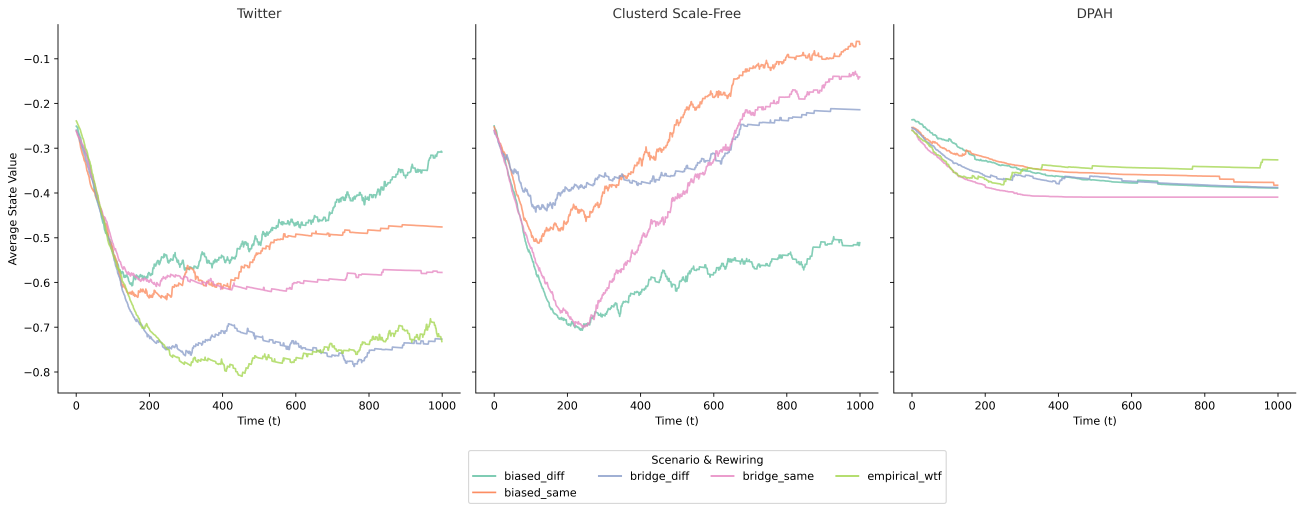
#> input picture Analysis/all_scenarios_compared.png, 6519 x 2557 px (shown at 1/5 size); its folder holds only this picture in this run
$ python -i plots_trajec_sweep_heatmap.py   (imports and definitions only)
#> lines starting #> are read from the running program, lines starting #| are printed output that depends on the picture

"""
Enhanced visualization script for convergence rate data from a single unified file.
Creates a comprehensive grid display of all scenarios across all topologies.
"""

import os
import pandas as pd
import numpy as np
import matplotlib.pyplot as plt
import seaborn as sns
import pickle
import sys
import gc
from pathlib import Path
from matplotlib.colors import LogNorm, Normalize
import matplotlib.ticker as ticker
from matplotlib.gridspec import GridSpec
from datetime import date

# debug helper

# [12 lines left out: function print_debug_info, not called in this run]


# ====================== CONFIGURATION ======================
# Input directory with processed data
INPUT_DIR = "../../Output/ProcessedRates"

USE_MEAN = False

# Output directory for plots
OUTPUT_DIR = "../../Figs/ConvergenceRates"

# Plot settings - ADJUSTED FOR JOURNAL SPECIFICATIONS
BASE_FONT_SIZE = 8  # Reduced from 14 to fit journal specifications
RANDOM_SEED = 42

cm = 1/2.54

# Define font sizes for different elements
TITLE_FONT_SIZE = BASE_FONT_SIZE - 1  # Reduced scenario label size
AXIS_LABEL_FONT_SIZE = BASE_FONT_SIZE - 2
TICK_FONT_SIZE = BASE_FONT_SIZE - 4
LEGEND_FONT_SIZE = BASE_FONT_SIZE - 3  # Reduced colorbar label size
ANNOTATION_FONT_SIZE = BASE_FONT_SIZE - 2

# Scenario names and colors mapping
FRIENDLY_COLORS = {
    'static': '#EE7733',
    'random': '#0077BB',
    'l-sim': '#33BBEE',     # Updated from 'local (similar)'
    'l-opp': '#009988',     # Updated from 'local (opposite)'
    'b-sim': '#CC3311',     # Updated from 'bridge (similar)'
    'b-opp': '#EE3377',     # Updated from 'bridge (opposite)'
    'wtf': '#BBBBBB',
    'node2vec': '#44BB99'
}

FRIENDLY_NAMES = {
    'none_none': 'static',
    'random_none': 'random',
    'biased_same': 'L-sim',  # "Local-similar" shortened to "L-sim"
    'biased_diff': 'L-opp',  # "Local-opposite" shortened to "L-opp"
    'bridge_same': 'B-sim',  # "Bridge-similar" shortened to "B-sim"
    'bridge_diff': 'B-opp',  # "Bridge-opposite" shortened to "B-opp"
    'wtf_none': 'wtf',
    'node2vec_none': 'node2vec'
}


# Line styling (following common publication standards)
ZERO_LINE_STYLE = {
    'linestyle': 'solid',      # Solid line for reference/baseline
    'color': 'black',
    'linewidth': 0.7,
    'alpha': 0.8,
    'zorder': 5            # Above heatmap
}

TRAJECTORY_LINE_STYLE = {
    'linestyle': '--',      # Dotted line for data trajectory
    'color': 'r',          # Red
    'linewidth': 0.8,
    'zorder': 10           # Above zero line
}
# Excluded scenarios (static in this case)
EXCLUDED_SCENARIOS = ['none_none', 'static', 'none']

# ====================== FUNCTIONS ======================

# [125 lines left out: functions setup_plotting, get_clean_yticks, get_friendly_name, find_all_files, load_unified_results, extract_rewiring_modes, not called in this run]

def create_master_heatmap_grid(data):
    """
    Create a comprehensive grid of heatmaps showing all scenarios across all topologies.

    Parameters:
    data - Complete data dictionary from the unified file
    """
    all_results = data['all_results']
    param_name = data.get('param_name', 'Unknown Parameter')

    # Get all unique topologies and scenarios
    all_topologies = list(all_results.keys())

    # Define the preferred topology order (to keep directed and undirected together)
    preferred_order = ["DPAH", "Twitter", "cl", "FB"]
    all_topologies = sorted(all_topologies, key=lambda t: preferred_order.index(t) if t in preferred_order else 999)

    # Create a set of all scenarios across all topologies
    all_scenarios = set()
    for topology, results in all_results.items():
        all_scenarios.update(results.keys())

    # Extract rewiring modes for friendly names
    rewiring_modes = extract_rewiring_modes(all_results)

    # Handle excluded scenarios
    filtered_scenarios = []
    for s in sorted(all_scenarios):
        should_exclude = False
        if s in EXCLUDED_SCENARIOS:
            should_exclude = True
        # Also check if the friendly name maps to an excluded scenario
        friendly_name = get_friendly_name(s, rewiring_modes.get(s, 'none'))
        if friendly_name in EXCLUDED_SCENARIOS or friendly_name.lower() == 'static':
            should_exclude = True

        if not should_exclude:
            filtered_scenarios.append(s)

    all_scenarios = filtered_scenarios
    print(f"After filtering excluded scenarios: {all_scenarios}")

    # Display what we found
    print(f"Found {len(all_topologies)} topologies and {len(all_scenarios)} scenarios")
    print(f"Topologies: {all_topologies}")
    print(f"Scenarios: {[get_friendly_name(s, rewiring_modes.get(s, 'none')) for s in all_scenarios]}")

    # Determine grid layout: topologies as rows, scenarios as columns
    n_rows = len(all_topologies)
    n_cols = len(all_scenarios)

    # Create figure with tighter layout
    plt.figure(figsize=(17.8*cm, 10*cm))
    gs = GridSpec(n_rows, n_cols, figure=plt.gcf(), wspace=0.15, hspace=0.15)  # Reduced spacing

    # Find global min/max rates for consistent scale across all plots
    all_rates = []
    for topology, results in all_results.items():
        for scenario in all_scenarios:
            if scenario in results:
                for rates in results[scenario]['distributions'].values():
                    if rates and len(rates) > 0:
                        all_rates.extend(rates[:min(len(rates), 100)])  # Take samples from each

    if all_rates:
        rate_min = np.percentile(all_rates, 1)  # 1st percentile
        rate_max = np.percentile(all_rates, 99)  # 99th percentile
    else:
        rate_min, rate_max = 0, 1

    print(f"Global rate range: {rate_min:.2e} to {rate_max:.2e}")

    # Number of bins for the heatmap
    rate_bins = 20

    # Create custom colormap with better low-count visibility
    custom_cmap = sns.color_palette("viridis", as_cmap=True)

    # Create a single colorbar on the right side spanning all rows
    # First, get the last plotted image to use for the colorbar
    last_im = None

    # Process each topology and scenario
    for row_idx, topology in enumerate(all_topologies):
        topology_results = all_results.get(topology, {})
        topology_friendly = topology.upper()

        for col_idx, scenario in enumerate(all_scenarios):
            # Create subplot
            ax = plt.subplot(gs[row_idx, col_idx])

            # Handle empty data case - just leave empty white space
            if scenario not in topology_results or not topology_results[scenario].get('distributions'):
                ax.set_xticks([])
                ax.set_yticks([])
                ax.set_frame_on(False)  # Remove the box around the empty subplot
                continue

            scenario_data = topology_results[scenario]

            # Get friendly name and color
            rewiring = rewiring_modes.get(scenario, 'none')
            friendly_name = get_friendly_name(scenario, rewiring)
            color_key = friendly_name.lower()
            title_color = FRIENDLY_COLORS.get(color_key, 'black')

            # Get parameter values
            param_vals = scenario_data.get('param_values', [])

            # Create 2D histogram data
            hist_data = np.zeros((len(param_vals), rate_bins))
            rate_bin_edges = np.linspace(rate_min, rate_max, rate_bins + 1)

            # Fill histogram
            for j, val in enumerate(param_vals):
                if val in scenario_data['distributions']:
                    rates = scenario_data['distributions'][val]
                    if rates and len(rates) > 0:
                        hist, _ = np.histogram(rates, bins=rate_bin_edges)
                        if np.sum(hist) > 0:
                            # Use sqrt normalization to enhance low count visibility
                            hist = np.sqrt(hist / np.max(hist))
                        hist_data[j, :] = hist

            # Plot heatmap
            im = ax.imshow(
                hist_data.T,
                aspect='auto',
                origin='lower',
                extent=[0, len(param_vals)-1, rate_min, rate_max],
                cmap=custom_cmap
            )
            last_im = im  # Keep track of the last image for colorbar

            # Add horizontal line at y=0
            #ax.axhline(y=0, color='black', linestyle=':', linewidth=0.5, alpha=0.7)

            # Handle ticks and labels based on position
            # Set up x-ticks (show labels only on bottom row)
            x_ticks = np.arange(len(param_vals))
            ax.set_xticks(x_ticks[::max(1, len(param_vals) // 5)])

            if row_idx == n_rows - 1:  # Bottom row - show x-tick labels
                ax.set_xticklabels([f'{param_vals[i]:.1f}' for i in x_ticks[::max(1, len(param_vals) // 5)]],
                                  fontsize=TICK_FONT_SIZE)
            else:
                ax.set_xticklabels([])  # Hide x-tick labels for non-bottom rows

            # Set up y-ticks (show labels only on leftmost column)

            y_ticks = get_clean_yticks(rate_min, rate_max)
            ax.set_yticks(y_ticks)
            ax.set_ylim(rate_min, rate_max)

            if col_idx == 0:  # Leftmost column - show y-tick labels
                ax.set_yticklabels([f'{y:.1f}' for y in y_ticks], fontsize=TICK_FONT_SIZE)

                # Add vertical topology label with adjusted position for tighter spacing
                ax.text(-0.35, 0.5, topology_friendly,
                        transform=ax.transAxes,
                        rotation=90,
                        fontsize=AXIS_LABEL_FONT_SIZE + 1,
                        fontweight='bold',
                        va='center',
                        ha='center')
            else:
                ax.set_yticklabels([])  # Hide y-tick labels for non-leftmost columns

            # Add scenario label on top for first row
            if row_idx == 0:
                ax.set_title(friendly_name, color=title_color,
                           fontsize=TITLE_FONT_SIZE, fontweight='bold', pad=2)

             # Add horizontal reference line at y=0
            if rate_min <= 0 <= rate_max:
                ax.axhline(y=0, **ZERO_LINE_STYLE)

             # Add median line and absolute median line
            medians = []
            abs_medians = []

            for j, val in enumerate(param_vals):
                if val in scenario_data['distributions']:
                    rates = scenario_data['distributions'][val]
                    if rates and len(rates) > 0:
                        # Original median calculation (already in scenario_data['rates'])
                        medians.append((j, scenario_data['rates'][val]))

                        # Calculate median of absolute values
                        abs_rates = [abs(r) for r in rates]
                        abs_median = np.median(abs_rates)
                        abs_medians.append((j, abs_median))

            if medians:
                x_med, y_med = zip(*medians)
                ax.plot(x_med, y_med, 'r-', linewidth=0.8)

                # Add absolute median line in blue
                x_abs, y_abs = zip(*abs_medians)
                ax.plot(x_abs, y_abs, '--', color = '#cb02f7',  linewidth=0.8)

    # Add a single colorbar on the right side of the entire figure
    if last_im:
        fig = plt.gcf()
        cbar_ax = fig.add_axes([0.92, 0.15, 0.02, 0.7])  # [left, bottom, width, height]
        cbar = fig.colorbar(last_im, cax=cbar_ax)
        cbar.set_label('√(Count)', fontsize=LEGEND_FONT_SIZE)
        cbar.ax.tick_params(labelsize=TICK_FONT_SIZE)
        cbar.outline.set_linewidth(0.4)

    # Add centered axis labels - adjusted for tighter layout
    fig.text(0.5, 0.04, "Diverging node fraction, $\\mathbf{\\rho}$", ha='center', fontsize=AXIS_LABEL_FONT_SIZE+1, fontweight='bold')
    fig.text(0.06, 0.5, 'Rate (×10³)', va='center', rotation='vertical',
            fontsize=AXIS_LABEL_FONT_SIZE+1, fontweight='bold')

    # Create directory and save
    os.makedirs(OUTPUT_DIR, exist_ok=True)
    today = date.today().strftime("%Y%m%d")
    save_path = f'{OUTPUT_DIR}/convergence_rate_master_grid_{today}'

    for ext in ['pdf', 'png']:
        plt.savefig(f"{save_path}.{ext}", bbox_inches='tight', dpi=300)

    plt.show()
    plt.close()
    print(f"Saved master grid heatmap to {save_path}")

# [41 lines left out: functions process_unified_file, main, not called in this run]

# [2 lines not run here, left out]

>>> import cv2
>>> picture = cv2.imread('../../all_scenarios_compared.png', cv2.IMREAD_GRAYSCALE)
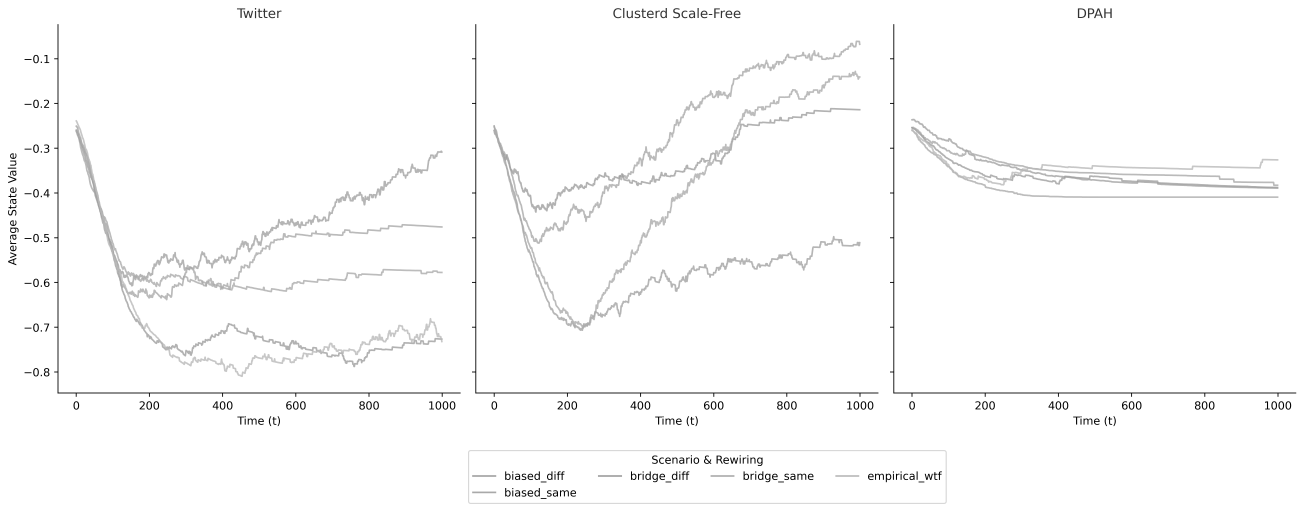
#> picture: shape (2557, 6519) (shown at 1/5 size); min 0, max 255, mean 251.2
#> (the run stopped early here; a loop or call above may not have finished)
